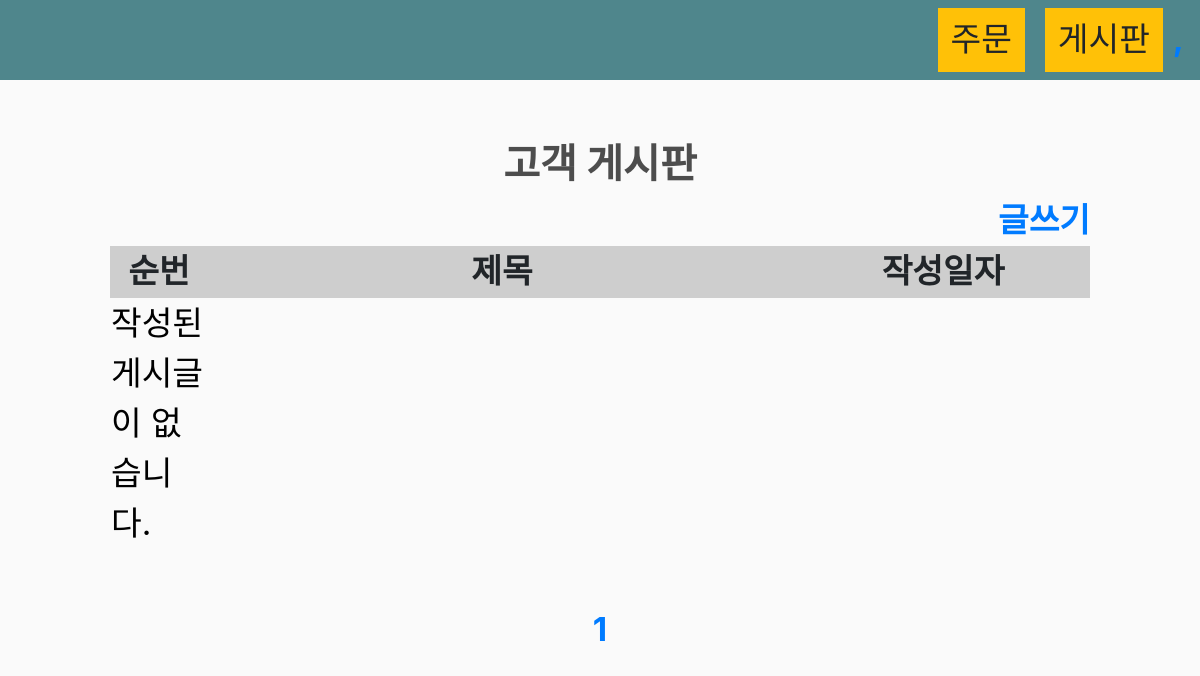
Page /board/ on the earlier database version.
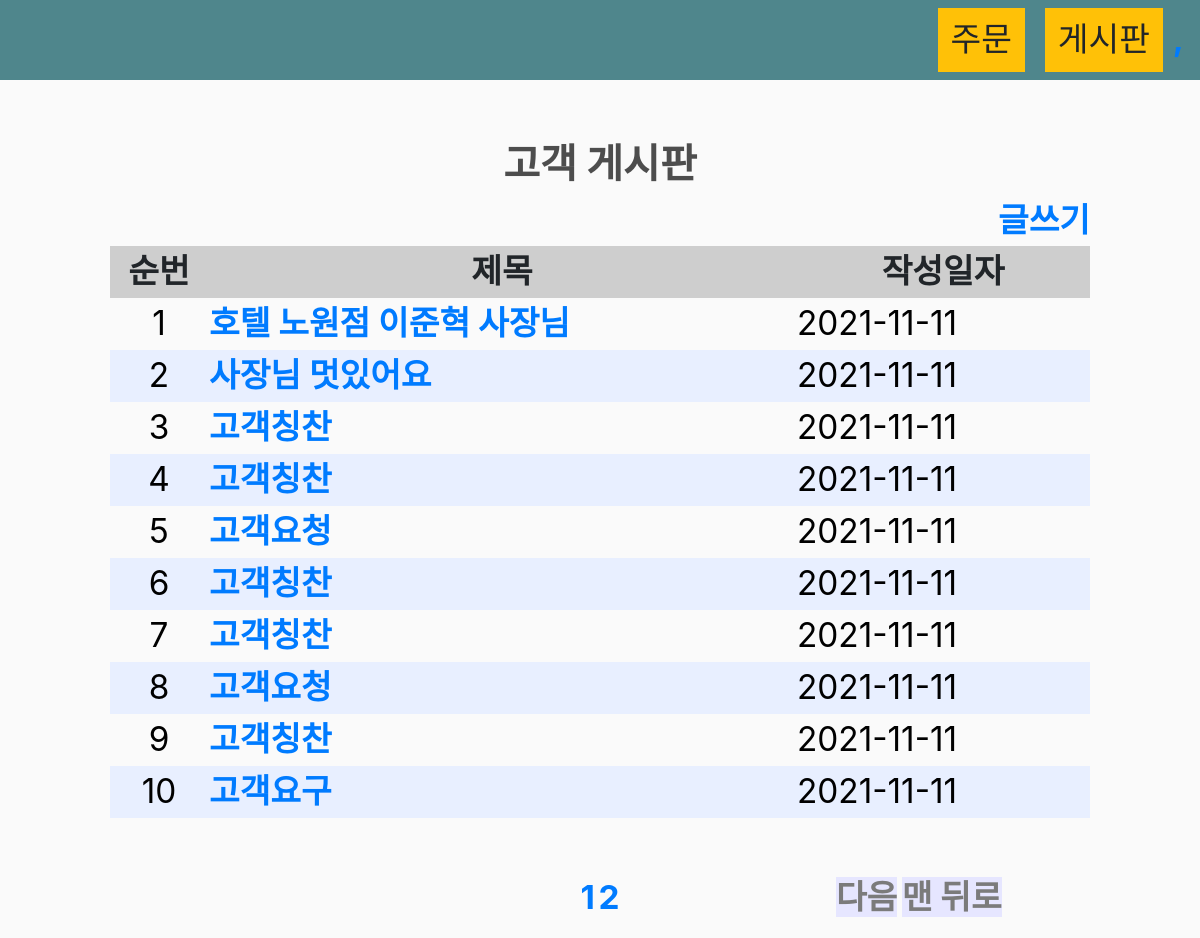
Same page on the later database version.
### board/models.py (models this page shows, shortened)
class Board(models.Model):
    title = models.CharField(max_length=100)
    content = models.CharField(max_length=500)
    author = models.CharField(max_length=100)
    like_count = models.PositiveIntegerField(default=0) # 양수입력 필드
    pub_date = models.DateTimeField()

### board/views.py (the view)
# urls.py: path('', views.index, name='index'),
def index(request):
    all_boards = Board.objects.all().order_by("-pub_date") # 모든 데이터 조회, 내림차순(-표시) 조회
    paginator = Paginator(all_boards, 10)
    page = int(request.GET.get('page', 1))
    board_list = paginator.get_page(page)
    return render(request, 'board/index.html', {'title':'고객 게시판', 'board_list':board_list})

### board/templates/board/index.html (shortened to what this page needs)
<!DOCTYPE html>
{% load static %}
<html lang="kr">
<head>
    <link rel="stylesheet" href="https://stackpath.bootstrapcdn.com/bootstrap/4.4.1/css/bootstrap.min.css"
>
    <link rel="stylesheet" type="text/css" href="{% static 'css/main.css' %}">
</head>
<body>
    <nav class="navbar navbar-expand-lg navbar-dark bg-dark">
        <div class="collapse navbar-collapse" id="navbarSupportedContent">
            <div class="form-inline my-2 my-lg-0">
                <a href="{% url 'store' %}" class="btn btn-warning">주문</a>
                <a href="{% url 'board:index' %}" class="btn btn-warning">게시판</a>
                <a href="#"> {{table}},
            </div>
        </div>
    </nav>
    <div class="container">
        <br>
        {% block content %}
        <body>
            <div class="content">
                <div class="header">
                    <h2>{{ title }}</h2>
                </div>
                <div style="text-align:right">
                    <a href="{% url 'board:write' %}">글쓰기</a>
                </div>
                <div>
                    <table class="board">
                        <thead>
                            <tr class="header">
                                <th style="width:10%;">순번</th>
                                <th style="width:60%">제목</th>
                                <th style="width:30%">작성일자</th>
                            </tr>
                        </thead>
                        <tbody>
                        {% if board_list %}
                            {% for data in board_list %}
                            <tr class="{% cycle '' 'even_bgcolor' %}">
                                <td style="text-align:center;">{{ forloop.counter }}</td>
                                <td>
                                    <a href="{% url 'board:detail' data.id %}">
                                        {{ data.title }}
                                    </a>
                                </td>
                                <td>{{ data.pub_date|date:'Y-m-d' }}</td>
                            </tr>
                            {% endfor %}
                        {% else %}
                            <tr>
                                <td>작성된 게시글이 없습니다.</td>
                            </tr>
                        {% endif %}
                        </tbody>
                    </table>
                </div>
                <div style="text-align:center">
                    <div class="pagination">
                        <div style="width:35%; margin: 5px;">
                        </div>
                        <div style="width:30%; margin: 5px;">
                        {% for page in board_list.paginator.page_range %}
                            {% if page >= board_list.number|add:-2 and page <= board_list.number|add:2 %}
                            <span class="{% if page == board_list.number %}current{% endif %}">
                                <a href="?page={{ page }}">{{ page}}</a>
                            </span>
                            {% elif page >= board_list.number|add:-3 and page <= board_list.number|add:3 %}
                                ..
                            {% endif %}
                        {% endfor %}
                        </div>
                        <div style="width:35%; margin: 5px;">
                        {% if board_list.has_next %}
                            <a class="abutton" href="?page={{ board_list.next_page_number }}">다음</a>
                            <a class="abutton" href="?page={{ board_list.paginator.num_pages }}">맨 뒤로</a>
                        {% endif %}
                        </div>
                    </div>
                </div>
            </div>
        </body>
        {% endblock content %}
    </div>
</body>
</html>

Differences in the rows shown:
added Board: title "호텔 노원점 이준혁 사장님", pub_date "2021-11-11"
added Board: title "사장님 멋있어요", pub_date "2021-11-11"
added Board: title "고객칭찬", pub_date "2021-11-11"
added Board: title "고객칭찬", pub_date "2021-11-11"
added Board: title "고객요청", pub_date "2021-11-11"
added Board: title "고객칭찬", pub_date "2021-11-11"
added Board: title "고객칭찬", pub_date "2021-11-11"
added Board: title "고객요청", pub_date "2021-11-11"
added Board: title "고객칭찬", pub_date "2021-11-11"
added Board: title "고객요구", pub_date "2021-11-11"
Other differences:
new list line: "2"
text no longer shown: "작성된 게시글이 없습니다."
text now shown: "다음 맨 뒤로"
